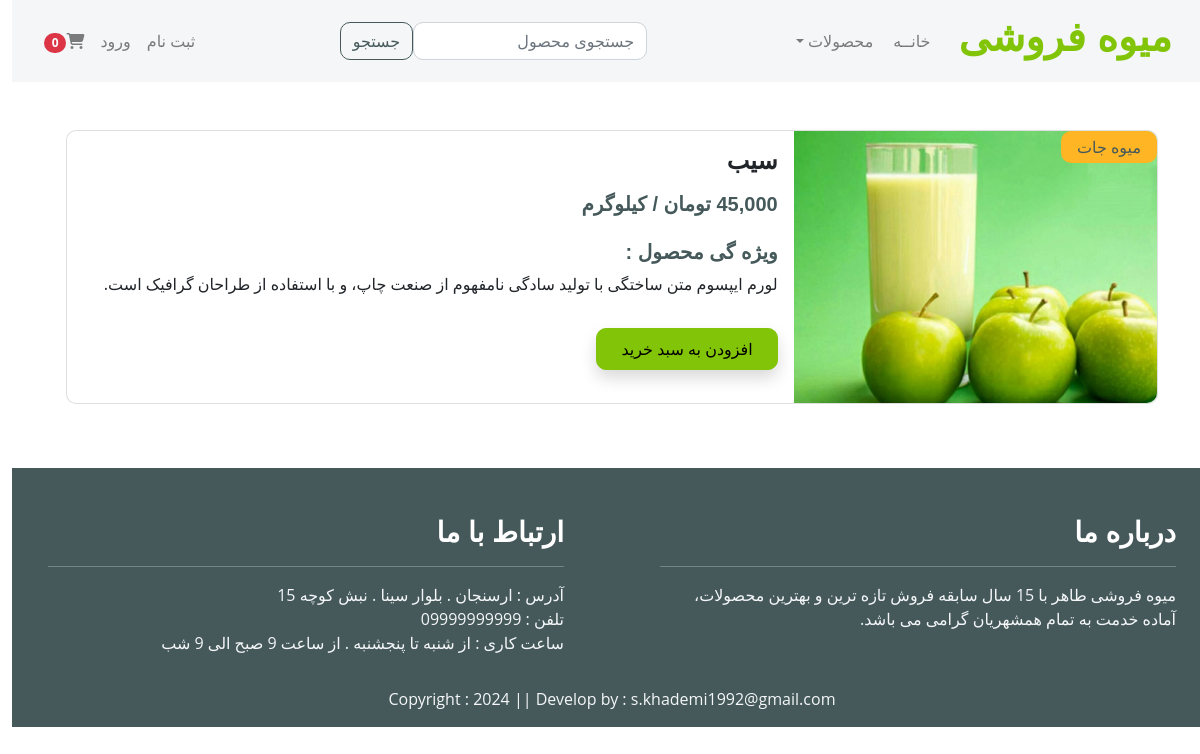
Before: /product_detail/11 with the older database file.
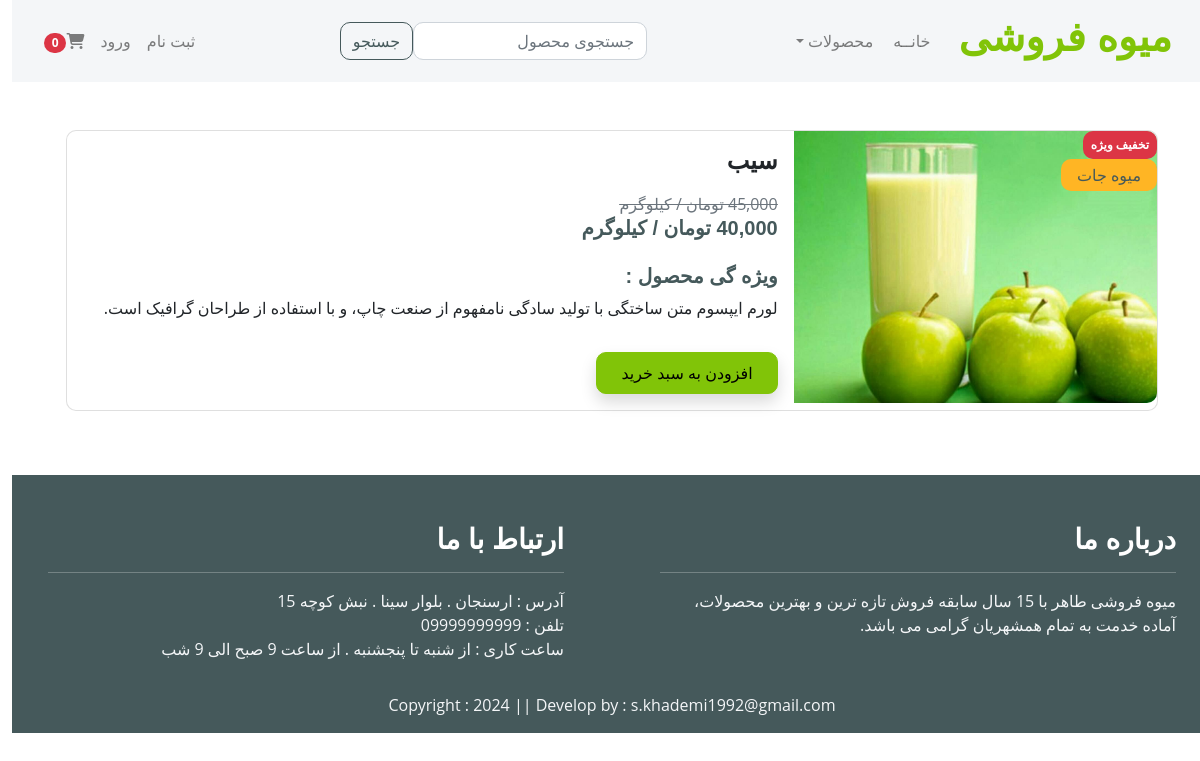
After: the same page with the newer database file.
### store/models.py (models this page shows, shortened)
class Product(models.Model):
    name = models.CharField(max_length=100)
    price = models.DecimalField(default=0, decimal_places=0, max_digits=12)
    category = models.ForeignKey(Category, on_delete=models.CASCADE, default=1)
    description = models.CharField(max_length=250, default='', blank=True, null=True)
    image = models.ImageField(upload_to='uploads/product/')
    is_sale = models.BooleanField(default=False)
    sale_price = models.DecimalField(default=0, decimal_places=0, max_digits=12)

class Category(models.Model):
    name = models.CharField(max_length=50)
    def __str__(self):
        return self.name
    class Meta:
        verbose_name_plural = "Categories"

### store/views.py (the view)
# urls.py: path('product_detail/<int:pk>', views.product_detail, name='product_detail'),
def product_detail(request, pk):
    product = Product.objects.get(id=pk)
    return render(request, 'product_detail.html', locals())

### cart/cart.py (called while the page is built)
    def __len__(self):
        return len(self.cart)

### cart/context_processors.py (called while the page is built)
def cart(request):
    return {'cart': Cart(request)}

### store/templates/product_detail.html (shortened to what this page needs)
{% extends 'base.html' %}
{% load static %}
{% load humanize %}
{% block main-content %}
<div class="container py-5">
    <div class="card mb-3">
        <div class="row g-0">
            {% if product.is_sale %}
            <div class="col-md-4">
                <div class="position-absolute">
                    <div class="badge bg-danger text-white p-2">تخفیف ویژه</div>
                    <div class="text-dark bg-secondary px-3 py-1 rounded">{{ product.category }}</div>
                </div>
                <img src="{{ product.image.url }}" class="img-fluid rounded-end w-100" alt="">
            </div>
            <div class="col-md-8">
                <div class="card-body">
                    <h4 class="card-title pb-2">{{ product.name }}</h4>
                    <small class="text-decoration-line-through text-muted fs-6"><del>{{ product.price | intcomma }} تومان / کیلوگرم</del></small>
                    <h5>{{ product.sale_price | intcomma }} تومان / کیلوگرم</h5>
                    <h5 class="fw-bold pt-3">ویژه گی محصول :</h5>
                    <p class="pb-3">{{ product.description }}</p>
                    <button type="button" value="{{ product.id }}" id="add-cart" class="btn btn-primary shadow px-4 py-2 ms-3">افزودن به سبد خرید</button>
                </div>
            </div>
            {% else %}
            <div class="col-md-4">
                <div class="position-absolute">
                    <div class="text-dark bg-secondary px-3 py-1 rounded">{{ product.category }}</div>
                </div>
                <img src="{{ product.image.url }}" class="img-fluid rounded-end w-100" alt="">
            </div>
            <div class="col-md-8">
                <div class="card-body">
                    <h4 class="card-title pb-2">{{ product.name }}</h4>
                    <h5>{{ product.price | intcomma }} تومان / کیلوگرم</h5>
                    <h5 class="fw-bold pt-3">ویژه گی محصول :</h5>
                    <p class="pb-3">{{ product.description }}</p>
                    <button type="button" value="{{ product.id }}" id="add-cart" class="btn btn-primary shadow px-4 py-2 ms-3">افزودن به سبد خرید</button>
                </div>
            </div>
            {% endif %}
        </div>
    </div>
</div>
{% endblock main-content %}

Changed rows visible on the page:
changed Product "سیب": is_sale False → True (drawn); image: picture added; sale_price (not shown) → "40,000"; image: picture removed
Other visible differences:
text now shown: "تخفیف ویژه"
